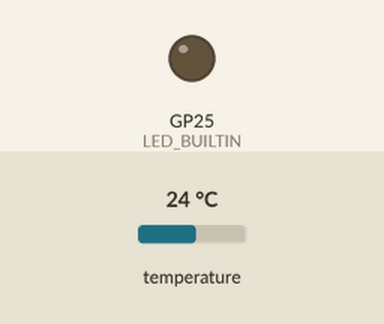
Simulated run of this sketch. Board: Raspberry Pi Pico. On the bench: output pins drawn as LEDs (lit = HIGH). The inputs (shaded band) are chosen by the test bench; at power-on: temperature 24 °C. What the sketch prints to the serial monitor is not drawn.

Above: at 0.0 s.
At 4.6 s:
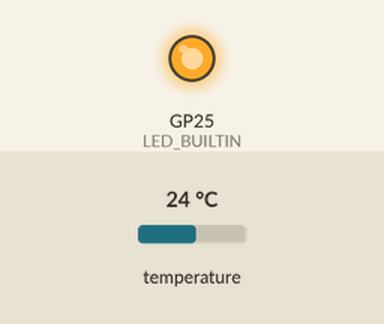
Timing chart, 0 to 6.1 s (numbered marks = the images above):
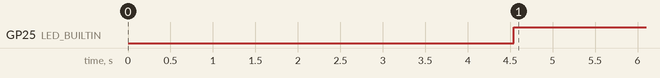

Measured:
- by itself, GP25 (LED_BUILTIN): LOW → HIGH at 4.5 s

The sketch:

WeirdMulticore.ino
```cpp
#include <Arduino.h>
#define led LED_BUILTIN
bool blinkState = false;
float num1 = 0;
float num2 = 1;
float answer;
float result;
uint32_t alpha;
uint32_t bravo;
uint32_t charlie;
uint32_t delta;
uint32_t count;
uint32_t ending;

void setup() {
  delay(4500);
  Serial.begin(115200);
  pinMode(LED_BUILTIN, OUTPUT);
}

void setup1() {
  delay (5000);
  pinMode(LED_BUILTIN, OUTPUT);
}

void loop() {
  alpha = rp2040.getCycleCount();
  calc();
  bravo = rp2040.getCycleCount();
  count = bravo - alpha;
}

void loop1() {
  doPrints();
  delay(100);
}

void calc() {
  for (int i = 0; i < 200; i++) {
    for (int y = 0; y < 255; y++) {
      digitalWrite(LED_BUILTIN, y);
    }
    for (int y = 255; y > 0; y--) {
      digitalWrite(LED_BUILTIN, y);
    }
  }
  digitalWrite(LED_BUILTIN, 0);
}

void doPrints() {
  Serial.print("Core 1 cycles: ");
  Serial.println(count);
  Serial.printf("Core temperature: %2.1fC\n", analogReadTemp());
}
```
